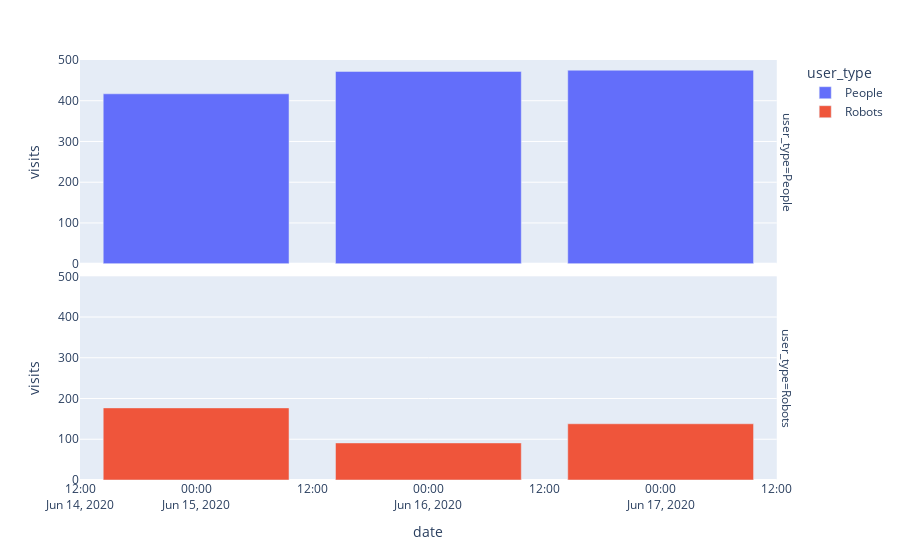

This figure's notebook cell:
### Code cell
fig = px.bar(df_1, x= 'date', y = 'visits',  color= 'user_type', facet_row= 'user_type')
fig.show()

### Figure 1 — Plotly figure (JSON) as saved in the notebook; plotly's stock layout.template omitted (floating-point values rounded to 4 significant figures)
{"data": [{"alignmentgroup": "True", "hovertemplate": "user_type=People<br>date=%{x}<br>visits=%{y}<extra></extra>", "legendgroup": "People", "marker": {"color": "#636efa", "pattern": {"shape": ""}}, "name": "People", "offsetgroup": "People", "orientation": "v", "showlegend": true, "textposition": "auto", "type": "bar", "x": ["2020-06-15", "2020-06-16", "2020-06-17"], "xaxis": "x2", "y": [417, 472, 475], "yaxis": "y2"}, {"alignmentgroup": "True", "hovertemplate": "user_type=Robots<br>date=%{x}<br>visits=%{y}<extra></extra>", "legendgroup": "Robots", "marker": {"color": "#EF553B", "pattern": {"shape": ""}}, "name": "Robots", "offsetgroup": "Robots", "orientation": "v", "showlegend": true, "textposition": "auto", "type": "bar", "x": ["2020-06-15", "2020-06-16", "2020-06-17"], "xaxis": "x", "y": [177, 91, 138], "yaxis": "y"}], "layout": {"annotations": [{"font": {}, "showarrow": false, "text": "user_type=Robots", "textangle": 90, "x": 0.98, "xanchor": "left", "xref": "paper", "y": 0.2425, "yanchor": "middle", "yref": "paper"}, {"font": {}, "showarrow": false, "text": "user_type=People", "textangle": 90, "x": 0.98, "xanchor": "left", "xref": "paper", "y": 0.7575, "yanchor": "middle", "yref": "paper"}], "autosize": true, "barmode": "relative", "legend": {"title": {"text": "user_type"}, "tracegroupgap": 0}, "margin": {"t": 60}, "xaxis": {"anchor": "y", "autorange": true, "domain": [0, 0.98], "range": ["2020-06-14 12:00", "2020-06-17 12:00"], "title": {"text": "date"}, "type": "date"}, "xaxis2": {"anchor": "y2", "autorange": true, "domain": [0, 0.98], "matches": "x", "range": ["2020-06-14 12:00", "2020-06-17 12:00"], "showticklabels": false, "type": "date"}, "yaxis": {"anchor": "x", "autorange": true, "domain": [0, 0.485], "range": [0, 500], "title": {"text": "visits"}, "type": "linear"}, "yaxis2": {"anchor": "x2", "autorange": true, "domain": [0.515, 1], "matches": "y", "range": [0, 500], "title": {"text": "visits"}, "type": "linear"}}}
